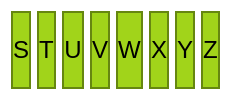
           <widget class="QWidget" name="widget_5" native="true">
            <property name="styleSheet">
             <string notr="true">border: 0px;
background-color: rgba(0,0,0,0);</string>
            </property>
            <layout class="QHBoxLayout" name="horizontalLayout">
             <item>
              <widget class="QPushButton" name="pushButton_34">
               <property name="sizePolicy">
                <sizepolicy hsizetype="Minimum" vsizetype="Fixed">
                 <horstretch>0</horstretch>
                 <verstretch>0</verstretch>
                </sizepolicy>
               </property>
               <property name="minimumSize">
                <size>
                 <width>0</width>
                 <height>50</height>
                </size>
               </property>
               <property name="maximumSize">
                <size>
                 <width>130</width>
                 <height>200</height>
                </size>
               </property>
               <property name="font">
                <font>
                 <pointsize>18</pointsize>
                </font>
               </property>
               <property name="styleSheet">
                <string notr="true">QPushButton
{
border: 2px solid rgb(102, 135, 16);
border-radius: 25px;
background-color: rgb(161, 212, 26);
}

QPushButton:pressed{	
	padding-left:2px;
	padding-top:2px;
	background-color: rgb(136, 177, 22);
}</string>
               </property>
               <property name="text">
                <string>S</string>
               </property>
              </widget>
             </item>
             <item>
              <widget class="QPushButton" name="pushButton_27">
               <property name="sizePolicy">
                <sizepolicy hsizetype="Minimum" vsizetype="Fixed">
                 <horstretch>0</horstretch>
                 <verstretch>0</verstretch>
                </sizepolicy>
               </property>
               <property name="minimumSize">
                <size>
                 <width>0</width>
                 <height>50</height>
                </size>
               </property>
               <property name="maximumSize">
                <size>
                 <width>130</width>
                 <height>200</height>
                </size>
               </property>
               <property name="font">
                <font>
                 <pointsize>18</pointsize>
                </font>
               </property>
               <property name="styleSheet">
                <string notr="true">QPushButton
{
border: 2px solid rgb(102, 135, 16);
border-radius: 25px;
background-color: rgb(161, 212, 26);
}

QPushButton:pressed{	
	padding-left:2px;
	padding-top:2px;
	background-color: rgb(136, 177, 22);
}</string>
               </property>
               <property name="text">
                <string>T</string>
               </property>
              </widget>
             </item>
             <item>
              <widget class="QPushButton" name="pushButton_33">
               <property name="sizePolicy">
                <sizepolicy hsizetype="Minimum" vsizetype="Fixed">
                 <horstretch>0</horstretch>
                 <verstretch>0</verstretch>
                </sizepolicy>
               </property>
               <property name="minimumSize">
                <size>
                 <width>0</width>
                 <height>50</height>
                </size>
               </property>
               <property name="maximumSize">
                <size>
                 <width>130</width>
                 <height>200</height>
                </size>
               </property>
               <property name="font">
                <font>
                 <pointsize>18</pointsize>
                </font>
               </property>
               <property name="styleSheet">
                <string notr="true">QPushButton
{
border: 2px solid rgb(102, 135, 16);
border-radius: 25px;
background-color: rgb(161, 212, 26);
}

QPushButton:pressed{	
	padding-left:2px;
	padding-top:2px;
	background-color: rgb(136, 177, 22);
}</string>
               </property>
               <property name="text">
                <string>U</string>
               </property>
              </widget>
             </item>
             <item>
              <widget class="QPushButton" name="pushButton_32">
               <property name="sizePolicy">
                <sizepolicy hsizetype="Minimum" vsizetype="Fixed">
                 <horstretch>0</horstretch>
                 <verstretch>0</verstretch>
                </sizepolicy>
               </property>
               <property name="minimumSize">
                <size>
                 <width>0</width>
                 <height>50</height>
                </size>
               </property>
               <property name="maximumSize">
                <size>
                 <width>130</width>
                 <height>200</height>
                </size>
               </property>
               <property name="font">
                <font>
                 <pointsize>18</pointsize>
                </font>
               </property>
               <property name="styleSheet">
                <string notr="true">QPushButton
{
border: 2px solid rgb(102, 135, 16);
border-radius: 25px;
background-color: rgb(161, 212, 26);
}

QPushButton:pressed{	
	padding-left:2px;
	padding-top:2px;
	background-color: rgb(136, 177, 22);
}</string>
               </property>
               <property name="text">
                <string>V</string>
               </property>
              </widget>
             </item>
             <item>
              <widget class="QPushButton" name="pushButton_31">
               <property name="sizePolicy">
                <sizepolicy hsizetype="Minimum" vsizetype="Fixed">
                 <horstretch>0</horstretch>
                 <verstretch>0</verstretch>
                </sizepolicy>
               </property>
               <property name="minimumSize">
                <size>
                 <width>0</width>
                 <height>50</height>
                </size>
               </property>
               <property name="maximumSize">
                <size>
                 <width>130</width>
                 <height>200</height>
                </size>
               </property>
               <property name="font">
                <font>
                 <pointsize>18</pointsize>
                </font>
               </property>
               <property name="styleSheet">
                <string notr="true">QPushButton
{
border: 2px solid rgb(102, 135, 16);
border-radius: 25px;
background-color: rgb(161, 212, 26);
}

QPushButton:pressed{	
	padding-left:2px;
	padding-top:2px;
	background-color: rgb(136, 177, 22);
}</string>
               </property>
               <property name="text">
                <string>W</string>
               </property>
              </widget>
             </item>
             <item>
              <widget class="QPushButton" name="pushButton_30">
               <property name="sizePolicy">
                <sizepolicy hsizetype="Minimum" vsizetype="Fixed">
                 <horstretch>0</horstretch>
                 <verstretch>0</verstretch>
                </sizepolicy>
               </property>
               <property name="minimumSize">
                <size>
                 <width>0</width>
                 <height>50</height>
                </size>
               </property>
               <property name="maximumSize">
                <size>
                 <width>130</width>
                 <height>200</height>
                </size>
               </property>
               <property name="font">
                <font>
                 <pointsize>18</pointsize>
                </font>
               </property>
               <property name="styleSheet">
                <string notr="true">QPushButton
{
border: 2px solid rgb(102, 135, 16);
border-radius: 25px;
background-color: rgb(161, 212, 26);
}

QPushButton:pressed{	
	padding-left:2px;
	padding-top:2px;
	background-color: rgb(136, 177, 22);
}</string>
               </property>
               <property name="text">
                <string>X</string>
               </property>
              </widget>
             </item>
             <item>
              <widget class="QPushButton" name="pushButton_29">
               <property name="sizePolicy">
                <sizepolicy hsizetype="Minimum" vsizetype="Fixed">
                 <horstretch>0</horstretch>
                 <verstretch>0</verstretch>
                </sizepolicy>
               </property>
               <property name="minimumSize">
                <size>
                 <width>0</width>
                 <height>50</height>
                </size>
               </property>
               <property name="maximumSize">
                <size>
                 <width>130</width>
                 <height>200</height>
                </size>
               </property>
               <property name="font">
                <font>
                 <pointsize>18</pointsize>
                </font>
               </property>
               <property name="styleSheet">
                <string notr="true">QPushButton
{
border: 2px solid rgb(102, 135, 16);
border-radius: 25px;
background-color: rgb(161, 212, 26);
}

QPushButton:pressed{	
	padding-left:2px;
	padding-top:2px;
	background-color: rgb(136, 177, 22);
}</string>
               </property>
               <property name="text">
                <string>Y</string>
               </property>
              </widget>
             </item>
             <item>
              <widget class="QPushButton" name="pushButton_28">
               <property name="sizePolicy">
                <sizepolicy hsizetype="Minimum" vsizetype="Fixed">
                 <horstretch>0</horstretch>
                 <verstretch>0</verstretch>
                </sizepolicy>
               </property>
               <property name="minimumSize">
                <size>
                 <width>0</width>
                 <height>50</height>
                </size>
               </property>
               <property name="maximumSize">
                <size>
                 <width>130</width>
                 <height>200</height>
                </size>
               </property>
               <property name="font">
                <font>
                 <pointsize>18</pointsize>
                </font>
               </property>
               <property name="styleSheet">
                <string notr="true">QPushButton
{
border: 2px solid rgb(102, 135, 16);
border-radius: 25px;
background-color: rgb(161, 212, 26);
}

QPushButton:pressed{	
	padding-left:2px;
	padding-top:2px;
	background-color: rgb(136, 177, 22);
}</string>
               </property>
               <property name="text">
                <string>Z</string>
               </property>
              </widget>
             </item>
            </layout>
           </widget>
